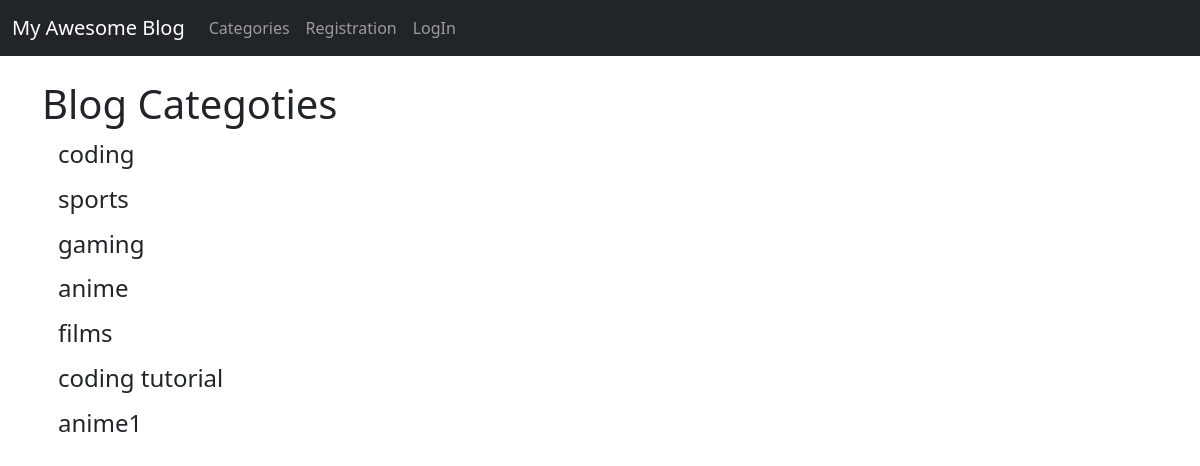
The page /category-list/ on the database its author committed.
### myblog/models.py (models this page shows, shortened)
class Category(models.Model):
    name = models.CharField(max_length=255)
    def __str__(self):
        return self.name

### myblog/views.py (the view)
# urls.py: path('category-list/', CategoryListView, name='category-list'),
def CategoryListView(request):
    cat_menu_list = Category.objects.all()
    return render(request, 'category_list.html', {'cat_menu_list':cat_menu_list})

### myblog/templates/category_list.html (shortened to what this page needs)
{% extends 'base.html' %}
{% block content %}
    <h1>Blog Categoties</h1>
            {% for item in cat_menu_list %}
            <h4><a class="dropdown-item" href=" {% url 'category' item|slugify %} ">{{ item }}</a></h4>
            {% endfor %}
{% endblock %}

### rows shown on the page
Category: name "coding"
Category: name "sports"
Category: name "gaming"
Category: name "anime"
Category: name "films"
Category: name "coding tutorial"
Category: name "anime1"
